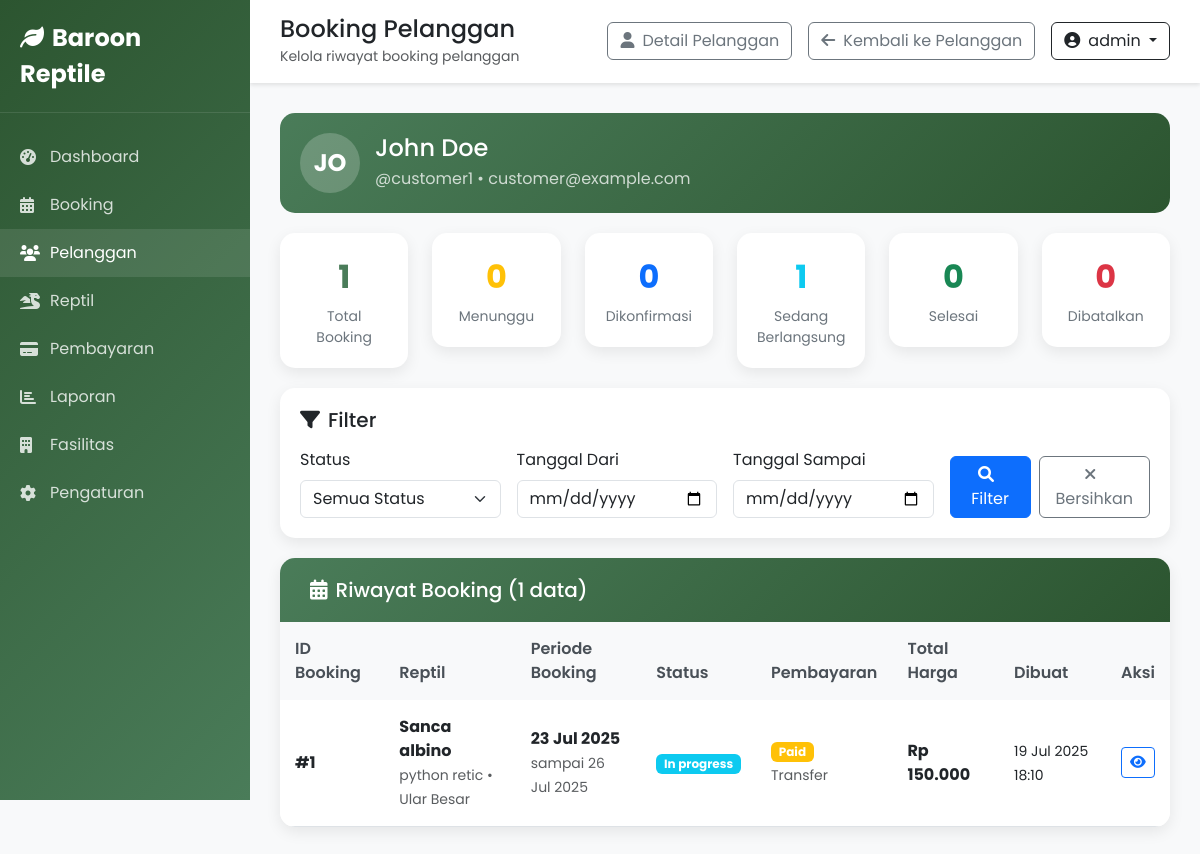
/admin/customer_bookings.php?customer_id=2 (signed in), run on the app's committed database.
### tables this page shows
CREATE TABLE IF NOT EXISTS `users` (
  `id` int(11) NOT NULL AUTO_INCREMENT,
  `username` varchar(50) NOT NULL,
  `email` varchar(100) NOT NULL,
  `password` varchar(255) NOT NULL,
  `full_name` varchar(100) NOT NULL,
  `phone` varchar(20) DEFAULT NULL,
  `address` text DEFAULT NULL,
  `role` enum('admin','customer') DEFAULT 'customer',
  `status` enum('active','inactive') DEFAULT 'active',
  `created_at` timestamp NOT NULL DEFAULT current_timestamp(),
  `updated_at` timestamp NOT NULL DEFAULT current_timestamp() ON UPDATE current_timestamp(),
  PRIMARY KEY (`id`),
  UNIQUE KEY `username` (`username`),
  UNIQUE KEY `email` (`email`)
);

CREATE TABLE IF NOT EXISTS `bookings` (
  `id` int(11) NOT NULL AUTO_INCREMENT,
  `customer_id` int(11) NOT NULL,
  `reptile_id` int(11) NOT NULL,
  `start_date` date NOT NULL,
  `end_date` date NOT NULL,
  `total_days` int(11) NOT NULL,
  `price_per_day` decimal(10,2) NOT NULL,
  `total_price` decimal(10,2) NOT NULL,
  `status` enum('pending','confirmed','in_progress','completed','cancelled') DEFAULT 'pending',
  `notes` text DEFAULT NULL,
  `created_at` timestamp NOT NULL DEFAULT current_timestamp(),
  `updated_at` timestamp NOT NULL DEFAULT current_timestamp() ON UPDATE current_timestamp(),
  PRIMARY KEY (`id`),
  KEY `customer_id` (`customer_id`),
  KEY `reptile_id` (`reptile_id`),
  CONSTRAINT `bookings_ibfk_1` FOREIGN KEY (`customer_id`) REFERENCES `users` (`id`) ON DELETE CASCADE,
  CONSTRAINT `bookings_ibfk_2` FOREIGN KEY (`reptile_id`) REFERENCES `reptiles` (`id`) ON DELETE CASCADE
);

CREATE TABLE IF NOT EXISTS `reptiles` (
  `id` int(11) NOT NULL AUTO_INCREMENT,
  `customer_id` int(11) NOT NULL,
  `category_id` int(11) NOT NULL,
  `name` varchar(100) NOT NULL,
  `species` varchar(100) DEFAULT NULL,
  `age` varchar(20) DEFAULT NULL,
  `weight` decimal(5,2) DEFAULT NULL,
  `length` decimal(5,2) DEFAULT NULL,
  `gender` enum('male','female','unknown') DEFAULT NULL,
  `special_needs` text DEFAULT NULL,
  `photo` varchar(255) DEFAULT NULL,
  `status` enum('active','completed','cancelled') DEFAULT 'active',
  `created_at` timestamp NOT NULL DEFAULT current_timestamp(),
  `updated_at` timestamp NOT NULL DEFAULT current_timestamp() ON UPDATE current_timestamp(),
  PRIMARY KEY (`id`),
  KEY `customer_id` (`customer_id`),
  KEY `category_id` (`category_id`),
  CONSTRAINT `reptiles_ibfk_1` FOREIGN KEY (`customer_id`) REFERENCES `users` (`id`) ON DELETE CASCADE,
  CONSTRAINT `reptiles_ibfk_2` FOREIGN KEY (`category_id`) REFERENCES `reptile_categories` (`id`)
);

CREATE TABLE IF NOT EXISTS `reptile_categories` (
  `id` int(11) NOT NULL AUTO_INCREMENT,
  `name` varchar(50) NOT NULL,
  `description` text DEFAULT NULL,
  `price_per_day` decimal(10,2) NOT NULL,
  `created_at` timestamp NOT NULL DEFAULT current_timestamp(),
  PRIMARY KEY (`id`)
);

CREATE TABLE IF NOT EXISTS `payments` (
  `id` int(11) NOT NULL AUTO_INCREMENT,
  `booking_id` int(11) NOT NULL,
  `amount` decimal(10,2) NOT NULL,
  `payment_method` enum('cash','transfer','credit_card') NOT NULL,
  `payment_status` enum('pending','paid','failed') DEFAULT 'pending',
  `payment_date` timestamp NULL DEFAULT NULL,
  `proof_image` varchar(255) DEFAULT NULL,
  `notes` text DEFAULT NULL,
  `created_at` timestamp NOT NULL DEFAULT current_timestamp(),
  PRIMARY KEY (`id`),
  KEY `booking_id` (`booking_id`),
  CONSTRAINT `payments_ibfk_1` FOREIGN KEY (`booking_id`) REFERENCES `bookings` (`id`) ON DELETE CASCADE
);

### admin/customer_bookings.php (the view, shortened to what the rows shown need)
<?php
$customer_id = isset($_GET['customer_id']) ? (int)$_GET['customer_id'] : 0;
try {
    $db = getDB();
    $stmt = $db->prepare("SELECT * FROM users WHERE id = ? AND role = 'customer'");
    $stmt->execute([$customer_id]);
    $customer = $stmt->fetch(PDO::FETCH_ASSOC);
    $page = isset($_GET['page']) ? max(1, (int)$_GET['page']) : 1;
    $limit = 10;
    $offset = ($page - 1) * $limit;
    $where_conditions = ['b.customer_id = ?'];
    $params = [$customer_id];
    $where_clause = 'WHERE ' . implode(' AND ', $where_conditions);
    $sql = "
        SELECT b.*,
               r.name as reptile_name,
               r.species,
               rc.name as category_name,
               p.amount as payment_amount,
               p.payment_status,
               p.payment_method
        FROM bookings b
        LEFT JOIN reptiles r ON b.reptile_id = r.id
        LEFT JOIN reptile_categories rc ON r.category_id = rc.id
        LEFT JOIN payments p ON b.id = p.booking_id
        $where_clause
        ORDER BY b.created_at DESC
        LIMIT $limit OFFSET $offset
    ";
    $stmt = $db->prepare($sql);
    $stmt->execute($params);
    $bookings = $stmt->fetchAll(PDO::FETCH_ASSOC);
} catch (Exception $e) {
    $message = '<div class="alert alert-danger"><i class="fas fa-times-circle me-2"></i>Error: ' . $e->getMessage() . '</div>';
    $stats = [
        'total_bookings' => 0,
        'pending_bookings' => 0,
        'confirmed_bookings' => 0,
        'in_progress_bookings' => 0,
        'completed_bookings' => 0,
        'cancelled_bookings' => 0
    ];
}
?>
<!DOCTYPE html>
<html lang="id">
<head>
    <link href="https://cdn.jsdelivr.net/npm/bootstrap@5.3.0/dist/css/bootstrap.min.css" rel="stylesheet">
    <link href="https://cdnjs.cloudflare.com/ajax/libs/font-awesome/6.0.0/css/all.min.css" rel="stylesheet">
</head>
<body>
    <div class="main-content">
        <div class="content-area">
            <div class="customer-info d-flex align-items-center">
                <div class="customer-avatar">
                    <?php echo strtoupper(substr($customer['full_name'], 0, 2)); ?>
                </div>
                <div>
                    <h4 class="mb-1"><?php echo htmlspecialchars($customer['full_name']); ?></h4>
                    <p class="mb-0 opacity-75">@<?php echo htmlspecialchars($customer['username']); ?> • <?php echo htmlspecialchars($customer['email']); ?></p>
                </div>
            </div>
            <div class="table-card">
                <?php if (empty($bookings)): ?>
                    <div class="text-center py-5">
                        <i class="fas fa-calendar-times fa-3x text-muted mb-3"></i>
                        <h5 class="text-muted">Tidak ada booking ditemukan</h5>
                        <p class="text-muted">Pelanggan ini belum membuat booking apapun.</p>
                    </div>
                <?php else: ?>
                    <div class="table-responsive">
                        <table class="table table-hover mb-0">
                            <thead>
                                <tr>
                                    <th>ID Booking</th>
                                    <th>Reptil</th>
                                    <th>Periode Booking</th>
                                    <th>Status</th>
                                    <th>Pembayaran</th>
                                    <th>Total Harga</th>
                                    <th>Dibuat</th>
                                    <th>Aksi</th>
                                </tr>
                            </thead>
                            <tbody>
                                <?php foreach ($bookings as $booking): ?>
                                    <tr>
                                        <td>
                                            <strong>#<?php echo $booking['id']; ?></strong>
                                        </td>
                                        <td>
                                            <div>
                                                <strong><?php echo htmlspecialchars($booking['reptile_name']); ?></strong><br>
                                                <small class="text-muted">
                                                    <?php echo htmlspecialchars($booking['species']); ?> •
                                                    <?php echo htmlspecialchars($booking['category_name']); ?>
                                                </small>
                                            </div>
                                        </td>
                                        <td>
                                            <div>
                                                <strong><?php echo date('d M Y', strtotime($booking['start_date'])); ?></strong><br>
                                                <small class="text-muted">sampai <?php echo date('d M Y', strtotime($booking['end_date'])); ?></small>
                                            </div>
                                        </td>
                                        <td>
                                            <span class="badge bg-<?php
                                                echo $booking['status'] === 'completed' ? 'success' :
                                                    ($booking['status'] === 'cancelled' ? 'danger' :
                                                    ($booking['status'] === 'confirmed' ? 'primary' :
                                                    ($booking['status'] === 'in_progress' ? 'info' : 'warning')));
                                            ?>">
                                                <?php echo ucfirst(str_replace('_', ' ', $booking['status'])); ?>
                                            </span>
                                        </td>
                                        <td>
                                            <?php if ($booking['payment_status']): ?>
                                                <span class="badge bg-<?php echo $booking['payment_status'] === 'completed' ? 'success' : 'warning'; ?>">
                                                    <?php echo ucfirst($booking['payment_status']); ?>
                                                </span><br>
                                                <small class="text-muted"><?php echo ucfirst($booking['payment_method']); ?></small>
                                            <?php else: ?>
                                                <span class="text-muted">Belum bayar</span>
                                            <?php endif; ?>
                                        </td>
                                        <td>
                                            <strong>Rp <?php echo number_format($booking['total_price'], 0, ',', '.'); ?></strong>
                                        </td>
                                        <td>
                                            <small><?php echo date('d M Y H:i', strtotime($booking['created_at'])); ?></small>
                                        </td>
                                        <td>
                                            <div class="btn-group" role="group">
                                                <a href="booking_detail.php?id=<?php echo $booking['id']; ?>"
                                                   class="btn btn-sm btn-outline-primary" title="Lihat Detail">
                                                    <i class="fas fa-eye"></i>
                                                </a>
                                            </div>
                                        </td>
                                    </tr>
                                <?php endforeach; ?>
                            </tbody>
                        </table>
                    </div>
                <?php endif; ?>
            </div>
        </div>
    </div>
</body>
</html>

### data on the page
users: full_name "JO", full_name "John Doe", username "customer1", email "customer@example.com"
bookings: id "1", reptile.name "Sanca albino", reptile.species "python retic", reptile_categories.name "Ular Besar", start_date "23 Jul 2025", end_date "26 Jul 2025", status "In progress", payments.payment_status "Paid", payments.payment_method "Transfer", total_price "150.000", created_at "19 Jul 2025 18:10"

### other printed values
$_SESSION['username'] "admin"
$stats['total_bookings'] "1"
$stats['pending_bookings'] "0"
$stats['confirmed_bookings'] "0"
$stats['in_progress_bookings'] "1"
$stats['completed_bookings'] "0"
$stats['cancelled_bookings'] "0"
$total_records "1"
